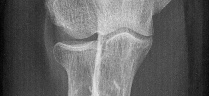
#> input picture Codes/EdgeDetection/CROP1.JPG, 209 x 96 px
$ python EdgeDetection.py
#> lines starting #> are read from the running program, lines starting #| are printed output that depends on the picture; after the words box and inside, x2 and y2 are one past the last pixel; in counts of white or black regions, pixels touching at a corner belong together
#> further down, img is the input picture: shape (96, 209); min 2, max 229, mean 98.7
import cv2
import imutils
import numpy as np
from PIL import Image
from imutils import contours, perspective
from matplotlib import pyplot as plt

def manual_canny(img):
    edges = cv2.Canny(img,170,200)
    print(edges)
    plt.subplot(121),plt.imshow(img,cmap = 'gray')
    plt.title('Original Image'), plt.xticks([]), plt.yticks([])
    plt.subplot(122),plt.imshow(edges,cmap = 'gray')

    # plt.imsave('ManualCanny.jpg', edges,cmap = 'gray')
    plt.show()

def auto_canny(image, sigma=0.33):

    blurred = cv2.GaussianBlur(image, (3, 3), 0)
    wide = cv2.Canny(blurred, 10, 200)
    tight = cv2.Canny(blurred, 225, 250)
    # compute the median of the single channel pixel intensities
    v = np.median(blurred)

    # apply automatic Canny edge detection using the computed median
    lower = int(max(0, (1.0 - sigma) * v))
    upper = int(min(255, (1.0 + sigma) * v))
    edged = cv2.Canny(image, lower, upper)
    cv2.imshow("Original", image)
    cv2.imshow("Edges", np.hstack([wide, tight, edged]))
    # cv2.imwrite("WideCanny.jpg",wide)
    # cv2.imwrite("TightCanny.jpg", tight)
    # cv2.imwrite("AutoCanny.jpg", edged)
    cv2.waitKey(0)


def Dilated_Canny(image):
    gray = cv2.GaussianBlur(image, (7, 7), 0)
    edged = cv2.Canny(gray, 50, 100)
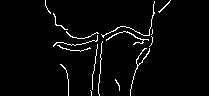
#> edged: shape (96, 209); 3.2% white in thin lines or dots, all inside (x1, y1, x2, y2) = (45, 0, 171, 96)
    edged = cv2.dilate(edged, None, iterations=1)
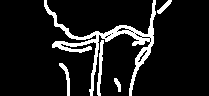
#> edged: shape (96, 209); 10.5% white; 5 white regions, box (x1, y1, x2, y2) and area: (44, 0, 156, 96) 1679, (97, 40, 104, 96) 182, (59, 63, 70, 96) 120, (157, 0, 172, 14) 77, (114, 78, 121, 92) 54
    edged = cv2.erode(edged, None, iterations=1)
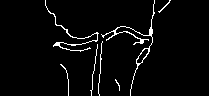
#> edged: shape (96, 209); 3.5% white in thin lines or dots, all inside (x1, y1, x2, y2) = (45, 0, 171, 96)
    cv2.imwrite("DilatedCanny.jpg",edged)


img = cv2.imread("CROP1.JPG",0)
#manual_canny(img)
#auto_canny(img)
Dilated_Canny(img)
